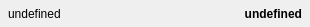
<?xml version="1.0" encoding="UTF-8"?>
<ui version="4.0">
 <class>QDisplayLine</class>
 <widget class="QWidget" name="QDisplayLine">
  <property name="geometry">
   <rect>
    <x>0</x>
    <y>0</y>
    <width>310</width>
    <height>27</height>
   </rect>
  </property>
  <property name="windowTitle">
   <string>Form</string>
  </property>
  <layout class="QHBoxLayout" name="layout">
   <property name="leftMargin">
    <number>8</number>
   </property>
   <property name="topMargin">
    <number>0</number>
   </property>
   <property name="rightMargin">
    <number>8</number>
   </property>
   <property name="bottomMargin">
    <number>0</number>
   </property>
   <item>
    <widget class="QLabel" name="lb_title">
     <property name="text">
      <string>undefined</string>
     </property>
    </widget>
   </item>
   <item>
    <widget class="QLabel" name="lb_value">
     <property name="font">
      <font>
       <weight>75</weight>
       <bold>true</bold>
      </font>
     </property>
     <property name="text">
      <string>undefined</string>
     </property>
     <property name="alignment">
      <set>Qt::AlignRight|Qt::AlignTrailing|Qt::AlignVCenter</set>
     </property>
    </widget>
   </item>
  </layout>
 </widget>
 <resources/>
 <connections/>
</ui>
